Frame 1 (no input): blank canvas, image omitted
Frame 60 (no input): blank canvas, image omitted
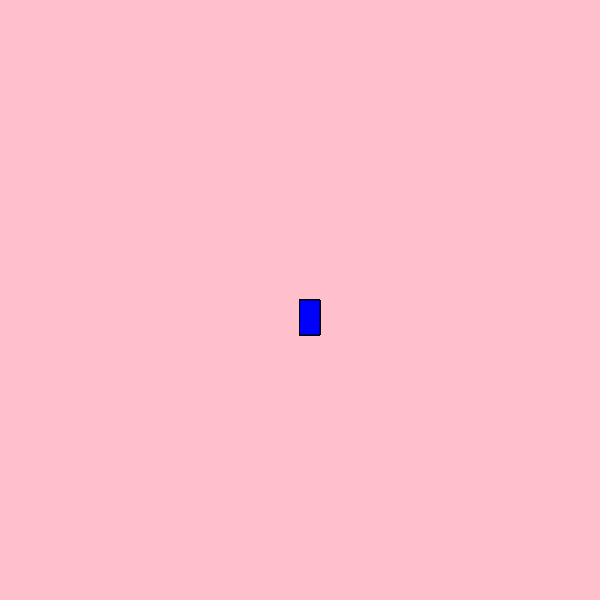
Frame 120 (the mouse pressed at the canvas centre since frame 60)

The p5.js sketch whose frames 1 and 60 were blank and that drew this single picture after the mouse press (run headless with seeded random() and noise() and a simulated clock; from frame 60 on, the mouse is pressed at the canvas centre):

// p5.js sketch
// ── sketch.js
function setup(){
  createCanvas(600, 600);
  background("pink")
}

function draw(){
  stroke("black");
  fill("blue");
  
  // console.log(mousePressed)
  
  if (mouseIsPressed){
    rect(mouseX, mouseY, 20, 35)
  }
}
